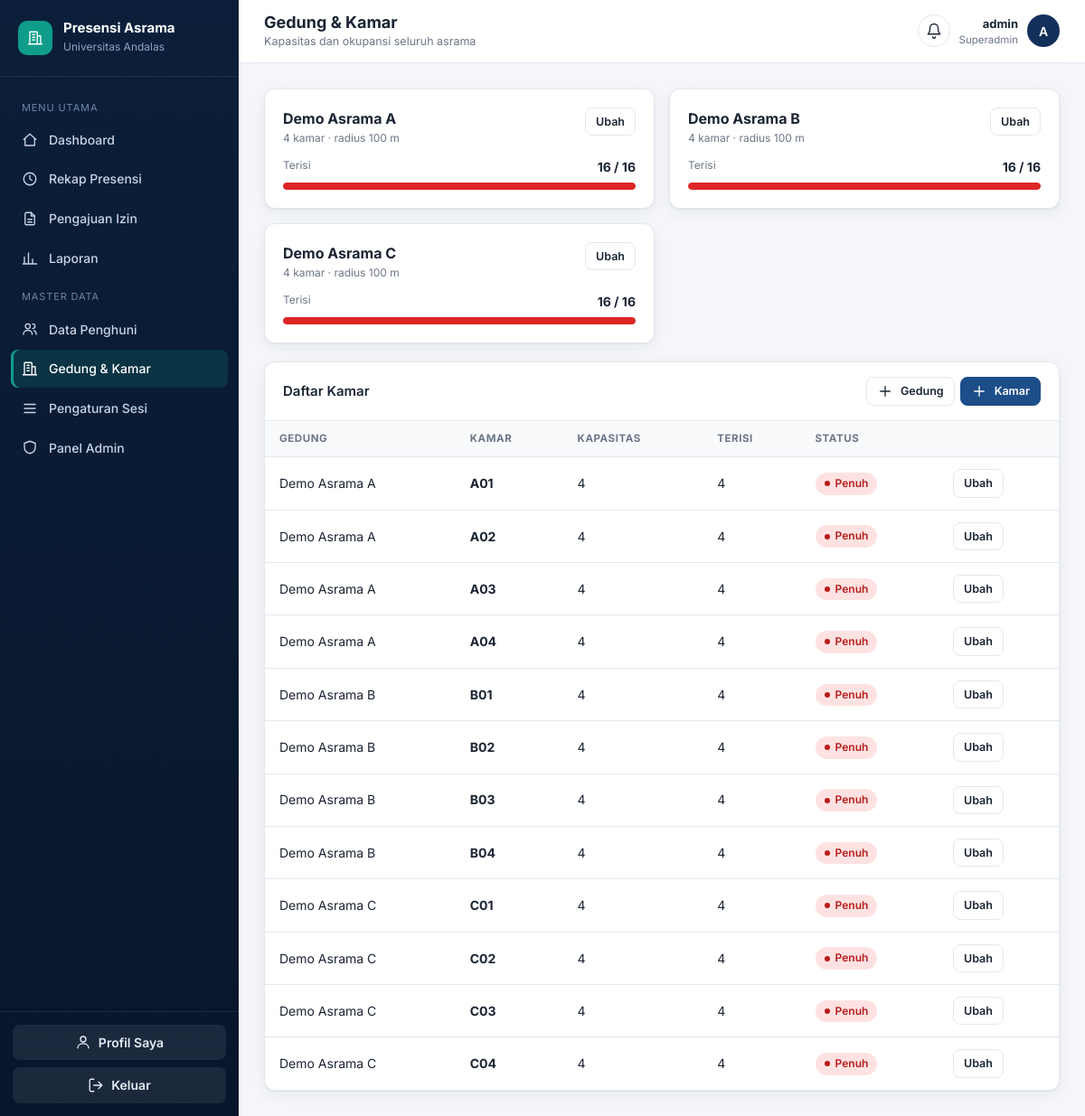
/kelola/gedung/ (signed in), run on the app's committed database.
### accounts/models.py (models this page shows, shortened)
class User(AbstractUser):
    ROLE_CHOICES = (
        ('superadmin', 'Superadmin'),
        ('fasil', 'Fasilitator'),
        ('penghuni', 'Penghuni'),
    )
    nim_nip = models.CharField(max_length=30, unique=True, null=True, blank=True)
    role = models.CharField(max_length=20, choices=ROLE_CHOICES, default='penghuni')

class Gedung(models.Model):
    nama_gedung = models.CharField(max_length=100)
    latitude = models.DecimalField(max_digits=9, decimal_places=6)
    longitude = models.DecimalField(max_digits=9, decimal_places=6)
    radius_meter = models.IntegerField(default=50, help_text="Radius toleransi dalam meter")

class Kamar(models.Model):
    gedung = models.ForeignKey(Gedung, on_delete=models.CASCADE, related_name='kamar_list')
    nomor_kamar = models.CharField(max_length=10)
    kapasitas = models.PositiveIntegerField(default=2)

### accounts/views.py (the view)
# urls.py: path('kelola/gedung/', accounts_views.gedung_list, name='gedung_list'),
@login_required
def gedung_list(request):
    if not is_admin(request.user):
        return _tolak_non_staf(request)
    kamar = (Kamar.objects.select_related('gedung')
             .annotate(terisi=Count('penghuni_list', filter=Q(penghuni_list__status='aktif')))
             .order_by('gedung__nama_gedung', 'nomor_kamar'))
    return render(request, 'gedung_list.html', {'okupansi': okupansi_gedung(), 'kamar_list': kamar})

### accounts/context_processors.py (called while the page is built, shortened)
def notifikasi(request):
    u = request.user
    if not u.is_authenticated:
        return {}
    items = []
    if is_staf(u):
        n = PengajuanIzin.objects.filter(status_persetujuan='pending').count()
        if n:
            items.append({'teks': f'{n} pengajuan izin menunggu persetujuan', 'url': reverse('izin_list'), 'tone': 'pending'})
    return {'notif_items': items}

### accounts/views.py (called while the page is built)
def is_admin(u):
    return u.is_superuser or u.role == 'superadmin'

def is_staf(u):
    return is_admin(u) or is_fasil(u)

def okupansi_gedung():
    data = []
    for g in Gedung.objects.prefetch_related('kamar_list'):
        kamar = list(g.kamar_list.all())
        kapasitas = sum(k.kapasitas for k in kamar)
        terisi = PenghuniKamar.objects.filter(kamar__gedung=g, status='aktif').count()
        persen = round(terisi * 100 / kapasitas) if kapasitas else 0
        data.append({'gedung': g, 'jumlah_kamar': len(kamar), 'kapasitas': kapasitas,
                     'terisi': terisi, 'persen': min(persen, 100)})
    return data

### templates/gedung_list.html (shortened to what this page needs)
{% extends "base.html" %}
{% block heading %}Gedung &amp; Kamar{% endblock %}
{% block subheading %}Kapasitas dan okupansi seluruh asrama{% endblock %}
{% block content %}
<div class="stack">
  <section class="grid g-2" style="grid-template-columns:repeat(auto-fill,minmax(300px,1fr))">
    {% for o in okupansi %}
    <div class="card card-body">
      <div style="display:flex;justify-content:space-between;align-items:start;margin-bottom:12px">
        <div><b style="font-size:16px">{{ o.gedung.nama_gedung }}</b><small style="display:block">{{ o.jumlah_kamar }} kamar · radius {{ o.gedung.radius_meter }} m</small></div>
        <a class="btn btn-sm" href="{% url 'gedung_ubah' o.gedung.id %}">Ubah</a>
      </div>
      <div class="occ"><div class="top"><small>Terisi</small><b>{{ o.terisi }} / {{ o.kapasitas }}</b></div>
        <div class="progress {% if o.persen >= 100 %}full{% elif o.persen >= 85 %}warn{% endif %}"><i style="width:{{ o.persen }}%"></i></div></div>
    </div>
    {% empty %}<div class="card empty" style="grid-column:1/-1"><b>Belum ada gedung</b>Tambahkan gedung pertama Anda.</div>{% endfor %}
  </section>
  <section class="card">
    <div class="card-head"><h2>Daftar Kamar</h2>
      <div class="row-actions">
        <a class="btn btn-sm" href="{% url 'gedung_tambah' %}"><svg class="icon"><use href="#i-plus"/></svg>Gedung</a>
        <a class="btn btn-primary btn-sm" href="{% url 'kamar_tambah' %}"><svg class="icon"><use href="#i-plus"/></svg>Kamar</a></div></div>
    {% if kamar_list %}
    <div class="table-wrap"><table>
      <thead><tr><th>Gedung</th><th>Kamar</th><th>Kapasitas</th><th>Terisi</th><th>Status</th><th></th></tr></thead>
      <tbody>{% for k in kamar_list %}
        <tr><td>{{ k.gedung.nama_gedung }}</td><td><b>{{ k.nomor_kamar }}</b></td><td>{{ k.kapasitas }}</td><td>{{ k.terisi }}</td>
          <td>{% if k.terisi >= k.kapasitas %}<span class="badge b-alpa">Penuh</span>{% elif k.terisi == 0 %}<span class="badge b-none">Kosong</span>{% else %}<span class="badge b-hadir">Tersedia</span>{% endif %}</td>
          <td><a class="btn btn-sm" href="{% url 'kamar_ubah' k.id %}">Ubah</a></td></tr>
      {% endfor %}</tbody>
    </table></div>
    {% else %}<div class="empty"><b>Belum ada kamar</b></div>{% endif %}
  </section>
</div>
{% endblock %}

### templates/base.html (shortened to what this page needs)
{% load static %}<!DOCTYPE html>
<html lang="id">
<head>
  <link rel="stylesheet" href="{% static 'css/app.css' %}">
</head>
<body>
{% with page=request.resolver_match.url_name %}
<div class="app">
  <aside class="sidebar" id="sidebar">
    <div class="brand">
      <div class="brand-mark"><svg class="icon"><use href="#i-building"/></svg></div>
      <div><b>Presensi Asrama</b><small>Universitas Andalas</small></div>
    </div>
    <nav class="nav">
      {% if user.is_superuser or user.role == 'superadmin' %}
        <div class="nav-label">Menu Utama</div>
        <a href="{% url 'home' %}" class="{% if page == 'home' %}active{% endif %}"><svg class="icon"><use href="#i-home"/></svg>Dashboard</a>
        <a href="{% url 'riwayat' %}" class="{% if page == 'riwayat' %}active{% endif %}"><svg class="icon"><use href="#i-clock"/></svg>Rekap Presensi</a>
        <a href="{% url 'izin_list' %}" class="{% if page == 'izin_list' or page == 'izin_detail' %}active{% endif %}"><svg class="icon"><use href="#i-file"/></svg>Pengajuan Izin</a>
        <a href="{% url 'laporan' %}" class="{% if page == 'laporan' %}active{% endif %}"><svg class="icon"><use href="#i-chart"/></svg>Laporan</a>
        <div class="nav-label">Master Data</div>
        <a href="{% url 'penghuni_list' %}" class="{% if page == 'penghuni_list' %}active{% endif %}"><svg class="icon"><use href="#i-users"/></svg>Data Penghuni</a>
        <a href="{% url 'gedung_list' %}" class="{% if page == 'gedung_list' %}active{% endif %}"><svg class="icon"><use href="#i-building"/></svg>Gedung &amp; Kamar</a>
        <a href="{% url 'sesi_list' %}" class="{% if page == 'sesi_list' or page == 'sesi_ubah' %}active{% endif %}"><svg class="icon"><use href="#i-sliders"/></svg>Pengaturan Sesi</a>
        {% if user.is_staff %}<a href="{% url 'admin:index' %}"><svg class="icon"><use href="#i-shield"/></svg>Panel Admin</a>{% endif %}
      {% endif %}
    </nav>
    <div class="sidebar-foot">
      <a class="btn" href="{% url 'profil' %}" style="margin-bottom:8px"><svg class="icon"><use href="#i-user"/></svg>Profil Saya</a>
      <form method="post" action="{% url 'logout' %}">{% csrf_token %}
        <button class="btn"><svg class="icon"><use href="#i-logout"/></svg>Keluar</button>
      </form>
    </div>
  </aside>
  <div class="main">
    <header class="topbar">
      <div><h1>{% block heading %}Dashboard{% endblock %}</h1><p>{% block subheading %}{% endblock %}</p></div>
      <div class="user-chip no-print">
        <details class="notif"><summary aria-label="Notifikasi"><svg class="icon"><use href="#i-bell"/></svg>{% if notif_items %}<em>{{ notif_items|length }}</em>{% endif %}</summary>
          </details>
        <div class="meta"><b>{{ user.get_full_name|default:user.username }}</b>
          <small>{% if user.is_superuser %}Superadmin{% else %}{{ user.get_role_display }}{% endif %}{% if user.nim_nip %} · {{ user.nim_nip }}{% endif %}</small></div>
        <a href="{% url 'profil' %}" class="avatar" style="text-decoration:none">{{ user.get_full_name|default:user.username|slice:":1"|upper }}</a>
      </div>
    </header>
    <main class="content">
      {% block content %}{% endblock %}
    </main>
  </div>
</div>
{% endwith %}
</body>
</html>

### data on the page
User: get_full_name "admin", get_full_name "A"
Gedung: gedung.nama_gedung "Demo Asrama A", jumlah_kamar "4", gedung.radius_meter "100", terisi "16", kapasitas "16"
Gedung: gedung.nama_gedung "Demo Asrama B", jumlah_kamar "4", gedung.radius_meter "100", terisi "16", kapasitas "16"
Gedung: gedung.nama_gedung "Demo Asrama C", jumlah_kamar "4", gedung.radius_meter "100", terisi "16", kapasitas "16"
Kamar: gedung.nama_gedung "Demo Asrama A", nomor_kamar "A01", kapasitas "4", terisi "4", shows "Penuh"
Kamar: gedung.nama_gedung "Demo Asrama A", nomor_kamar "A02", kapasitas "4", terisi "4", shows "Penuh"
Kamar: gedung.nama_gedung "Demo Asrama A", nomor_kamar "A03", kapasitas "4", terisi "4", shows "Penuh"
Kamar: gedung.nama_gedung "Demo Asrama A", nomor_kamar "A04", kapasitas "4", terisi "4", shows "Penuh"
Kamar: gedung.nama_gedung "Demo Asrama B", nomor_kamar "B01", kapasitas "4", terisi "4", shows "Penuh"
Kamar: gedung.nama_gedung "Demo Asrama B", nomor_kamar "B02", kapasitas "4", terisi "4", shows "Penuh"
Kamar: gedung.nama_gedung "Demo Asrama B", nomor_kamar "B03", kapasitas "4", terisi "4", shows "Penuh"
Kamar: gedung.nama_gedung "Demo Asrama B", nomor_kamar "B04", kapasitas "4", terisi "4", shows "Penuh"
Kamar: gedung.nama_gedung "Demo Asrama C", nomor_kamar "C01", kapasitas "4", terisi "4", shows "Penuh"
Kamar: gedung.nama_gedung "Demo Asrama C", nomor_kamar "C02", kapasitas "4", terisi "4", shows "Penuh"
Kamar: gedung.nama_gedung "Demo Asrama C", nomor_kamar "C03", kapasitas "4", terisi "4", shows "Penuh"
Kamar: gedung.nama_gedung "Demo Asrama C", nomor_kamar "C04", kapasitas "4", terisi "4", shows "Penuh"
